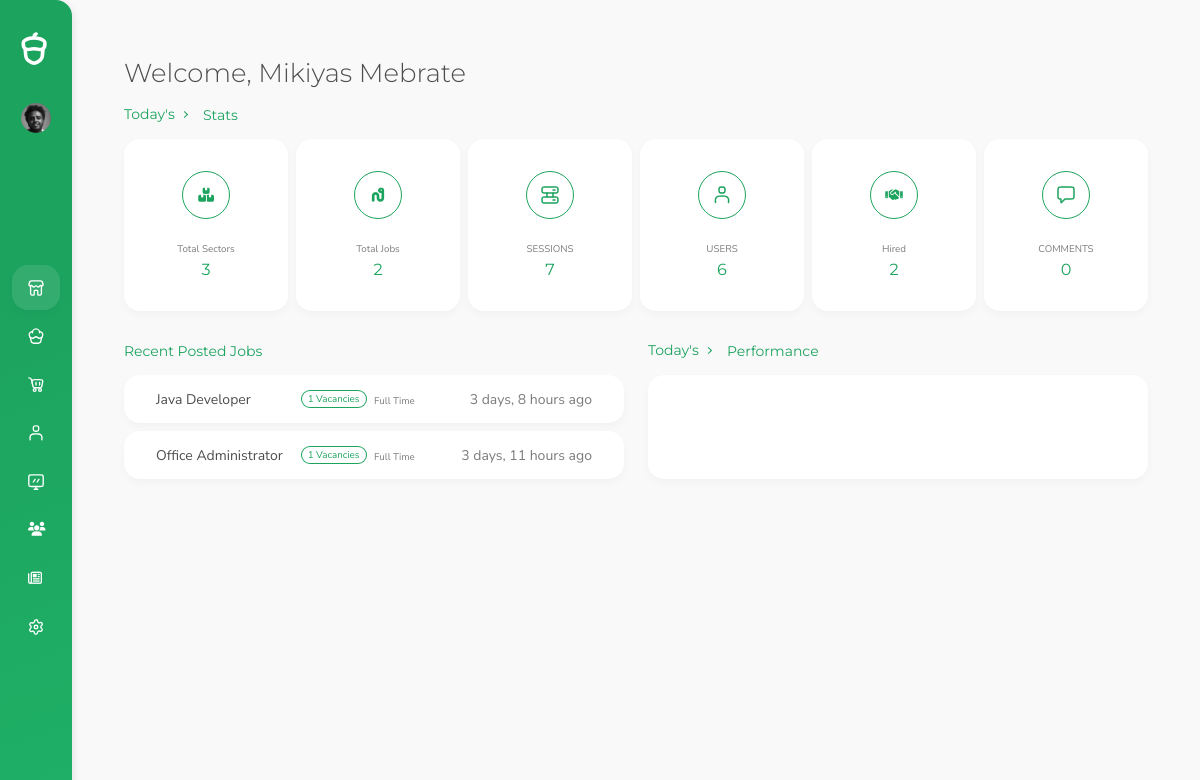
The page /user-admin/ (signed in) on the database as committed earlier.
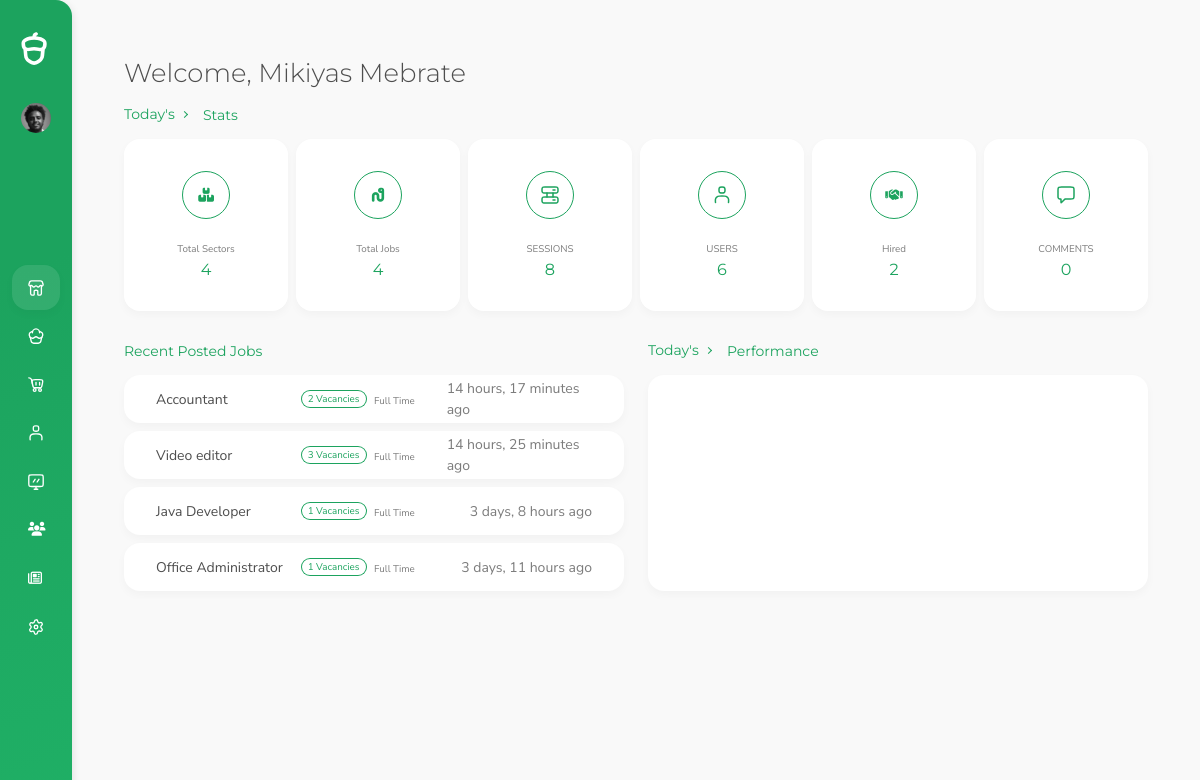
The same page on the database as committed later.
### Recruitment_System/models.py (models this page shows, shortened)
class Job_Posting(models.Model):
    title = models.CharField(max_length=50)
    sector = models.ForeignKey(Sector, on_delete=models.SET_NULL, null=True)  # Related With Sector
    description = FroalaField()
    vacancies = models.IntegerField()
    experience = models.CharField(max_length=20)
    skills = models.ManyToManyField(Skill)
    location = models.CharField(max_length=200)
    salary_range_start = models.FloatField()
    salary_range_final = models.FloatField()
    type = models.CharField( choices=job_type, max_length=30)
    job_status = models.BooleanField(default=False)
    date_posted = models.DateTimeField(auto_now_add=True)
    date_closed = models.DateField()
    slug = models.SlugField(unique=True,  max_length=200, blank=True)
    class Meta:
        ordering = ['-date_posted','-date_closed']
    def count_applicant(self) -> int:
        applicant = Application.objects.filter(job__id = self.id).count()
        return applicant

### Account/decorators.py (the view)
    def wrapper_func(request, *args, **kwargs):
        if request.user.is_superuser or request.user.is_admin:
            return view_func(request, *args, **kwargs)
        else:
            return HttpResponse('You are not authorized to access this content.')

### UserAdmin/templates/admin-user/Dashboard.html (shortened to what the changed rows need)
{% load static %}
<!DOCTYPE html>
<html lang="en" data-footer="true">
<head>
  {%include 'admin-user/include/head.html'%}
</head>
<body>
  <div id="root">
    <main>
      <div class="container">
        <div class="page-title-container">
          <div class="row">
            <div class="col-12 col-md-7">
              <h1 class="mb-0 pb-0 display-4" id="title">Welcome, {{user.first_name| capfirst}}
                {{user.last_name | capfirst}}</h1>
            </div>
          </div>
        </div>
        <div class="row">
          <div class="col-12">
            <div class="d-flex">
              <h2 class="small-title">Stats</h2>
            </div>
            <div class="mb-5">
              <div class="row g-2">
                <div class="col-6 col-md-4 col-lg-2">
                  <div class="card h-100 hover-scale-up cursor-pointer">
                    <div class="card-body d-flex flex-column align-items-center">
                      <div
                        class="sw-6 sh-6 rounded-xl d-flex justify-content-center align-items-center border border-primary mb-4">
                        <i class="fa-solid fa-boxes-stacked text-primary"></i>
                      </div>
                      <div class="mb-1 d-flex align-items-center text-alternate text-small lh-1-25">
                        Total Sectors
                      </div>
                      <div class="text-primary cta-4">{{sector}}</div>
                    </div>
                  </div>
                </div>
                <div class="col-6 col-md-4 col-lg-2">
                  <div class="card h-100 hover-scale-up cursor-pointer">
                    <div class="card-body d-flex flex-column align-items-center">
                      <div
                        class="sw-6 sh-6 rounded-xl d-flex justify-content-center align-items-center border border-primary mb-4">
                        <i class="fa-solid fa-worm text-primary"></i>
                      </div>
                      <div class="mb-1 d-flex align-items-center text-alternate text-small lh-1-25">
                        Total Jobs
                      </div>
                      <div class="text-primary cta-4">{{total_jobs}}</div>
                    </div>
                  </div>
                </div>
                <div class="col-6 col-md-4 col-lg-2">
                  <div class="card h-100 hover-scale-up cursor-pointer">
                    <div class="card-body d-flex flex-column align-items-center">
                      <div
                        class="sw-6 sh-6 rounded-xl d-flex justify-content-center align-items-center border border-primary mb-4">
                        <i data-acorn-icon="server" class="text-primary"></i>
                      </div>
                      <div class="mb-1 d-flex align-items-center text-alternate text-small lh-1-25">
                        SESSIONS
                      </div>
                      <div class="text-primary cta-4">{{live_sessions}}</div>
                    </div>
                  </div>
                </div>
              </div>
            </div>
          </div>
        </div>
        <div class="row">
          <div class="col-xl-6 mb-5">
            <h2 class="small-title">Recent Posted Jobs</h2>
            <div class="mb-n2 scroll-out">
              <div class="scroll-by-count" data-count="6">
                {% for job in recent_jobs%}
                <div class="card mb-2 sh-15 sh-md-6">
                  <div class="card-body pt-0 pb-0 h-100">
                    <div class="row g-0 h-100 align-content-center">
                      <div class="col-10 col-md-4 d-flex align-items-center mb-3 mb-md-0 h-md-100">
                        <a href="#" class="body-link stretched-link">{{job.title}}</a>
                      </div>
                      <div
                        class="col-2 col-md-2 d-flex align-items-center text-muted mb-1 mb-md-0 justify-content-end justify-content-md-start">
                        <span class="badge bg-outline-primary me-1">{{job.vacancies}} Vacancies</span>
                      </div>
                      <div class="col-12 col-md-2 d-flex align-items-center mb-1 mb-md-0 text-alternate">
                        <span>
                          <span class="text-small">{{job.get_type_display}}</span>
                      </div>
                      <div
                        class="col-12 col-md-4 d-flex align-items-center justify-content-md-end mb-1 mb-md-0 text-alternate">
                        {{job.date_posted | timesince }} ago
                      </div>
                    </div>
                  </div>
                </div>
                {% endfor %}
              </div>
            </div>
          </div>
          <div class="col-xl-6 mb-5">
            <div class="d-flex">
              <h2 class="small-title">Performance</h2>
            </div>
            </div>
          </div>
        </div>
  </div>
</body>
</html>

Rows that differ between the two databases and show on the page:
added Job_Posting: title "Accountant", vacancies "2", type "Full Time", date_posted "14 hours, 17 minutes"
added Job_Posting: title "Video editor", vacancies "3", type "Full Time", date_posted "14 hours, 25 minutes"
Other text that changed with them:
{{ sector }}: "3" → "4"
{{ total_jobs }}: "2" → "4"
{{ live_sessions }}: "7" → "8"
